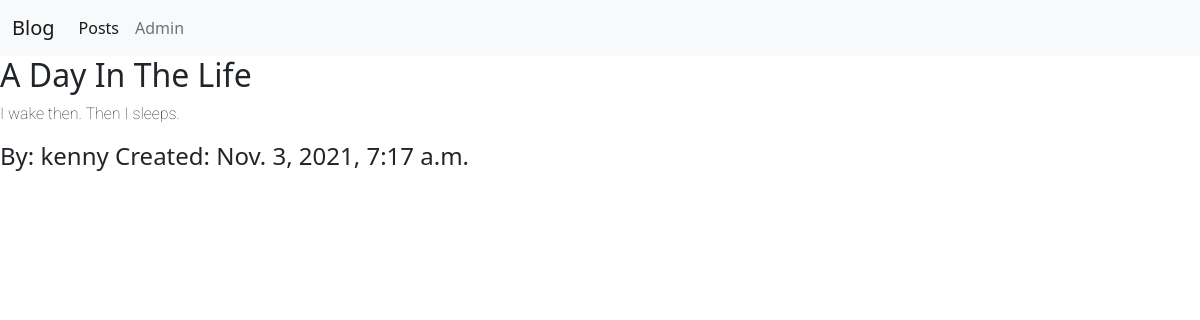
The app's page /post/1/ with its own data.
### blog/models.py (models this page shows, shortened)
class Post(models.Model):
    title = models.CharField(max_length=200)
    author = models.ForeignKey(
        'auth.User',
        on_delete=models.CASCADE
    )
    body = models.TextField()
    created_at = models.DateTimeField(auto_now_add=True)

### blog/views.py (the view)
# urls.py: path('post/<int:pk>/', PostDetailView.as_view(), name='post_detail'),
class PostDetailView(DetailView):
    model = Post
    template_name = "post_detail.html"

### templates/post_detail.html (shortened to what this page needs)
{% extends 'base.html' %}
{% block content %}
    <h2>{{ post.title }}</h2>
    <p>{{ post.body }}</p>
    <h4>By: {{ post.author }} Created: {{ post.created_at }}</h4>
{% endblock content %}

### static/css/base.css (style rules this page uses)
p { font-family: 'Roboto', sans-serif; font-weight: 100; }

### records on screen
Post: title "A Day In The Life", body "I wake then. Then I sleeps.", author "kenny", created_at "Nov. 3, 2021, 7:17 a.m."
